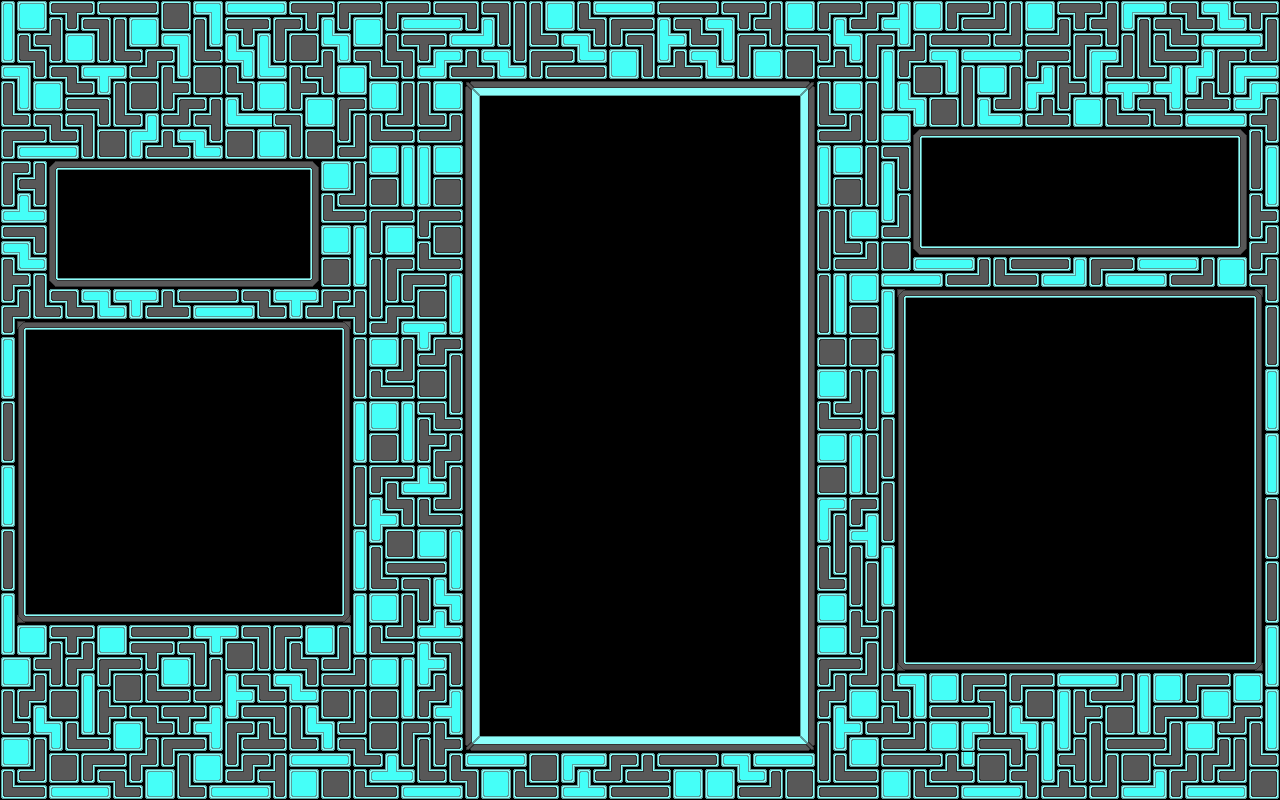

This is a level from a 2D game, rendered from its Tiled map with the project's own tilesets. A one-line summary and the map file follow, with tile-layer data summarised:
An orthogonal 80x50 tile map with 16x16 px tiles, 1 tile layer (layer).

<map version="1.10" tiledversion="1.10.2" orientation="orthogonal" renderorder="right-down" width="80" height="50" tilewidth="16" tileheight="16" infinite="0" nextlayerid="2" nextobjectid="1">
 <tileset firstgid="1" source="../Tile Set/tile_set.tsx" />
 <layer id="1" name="layer" width="80" height="50">
  <data>[4000 cells, 4000 non-empty, 63 distinct tile ids]</data>
 </layer>
</map>
